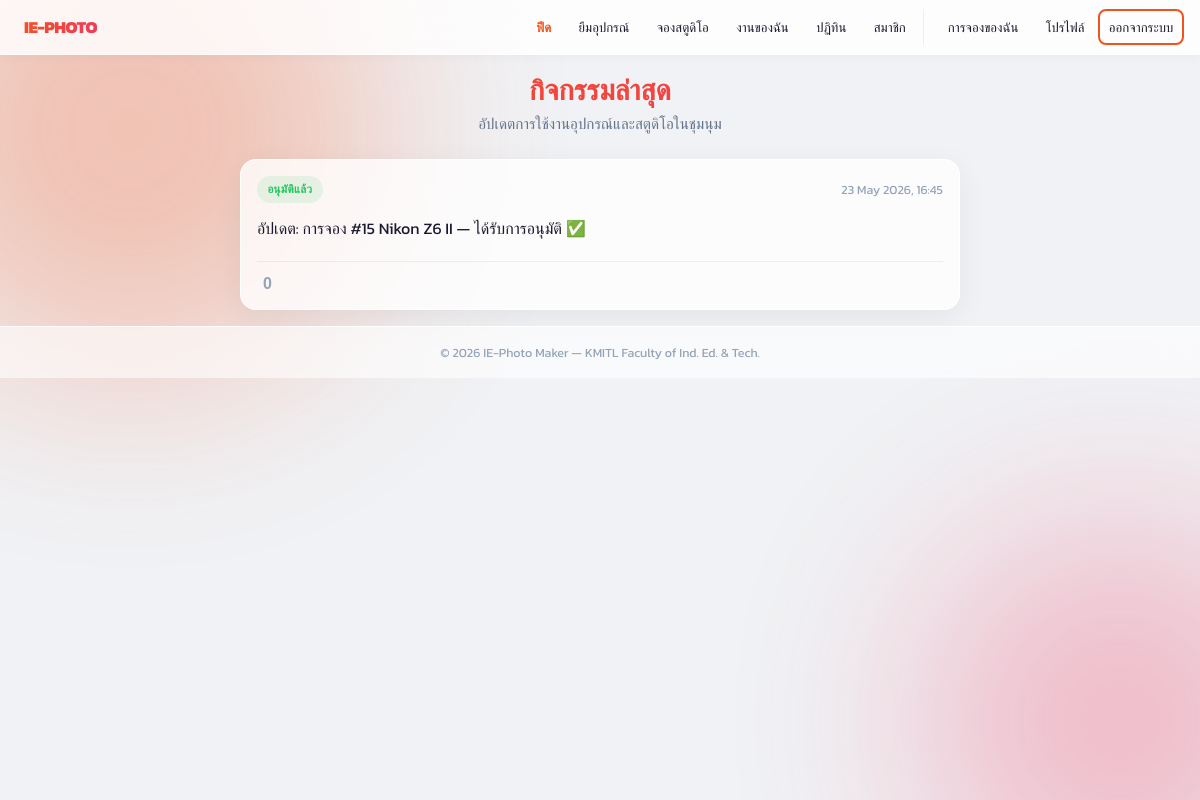
/member/feed.php (signed in), run on the app's committed database.
### tables this page shows
CREATE TABLE `feeds` (
  `id` int(11) NOT NULL AUTO_INCREMENT,
  `booking_id` int(11) NOT NULL,
  `message` text NOT NULL,
  `created_at` timestamp NOT NULL DEFAULT current_timestamp(),
  PRIMARY KEY (`id`),
  KEY `booking_id` (`booking_id`),
  CONSTRAINT `feeds_ibfk_1` FOREIGN KEY (`booking_id`) REFERENCES `bookings` (`id`) ON DELETE CASCADE
);

CREATE TABLE `bookings` (
  `id` int(11) NOT NULL AUTO_INCREMENT,
  `booking_type` enum('equipment','studio') NOT NULL,
  `item_id` int(11) NOT NULL,
  `user_id` int(11) DEFAULT NULL,
  `guest_name` varchar(100) DEFAULT NULL,
  `guest_email` varchar(100) DEFAULT NULL,
  `start_datetime` datetime NOT NULL,
  `end_datetime` datetime NOT NULL,
  `form_image_path` varchar(255) DEFAULT NULL,
  `usage_reason` text DEFAULT NULL,
  `usage_type` varchar(100) DEFAULT NULL,
  `status` enum('pending','approved','rejected','returned','cancelled','pending_return') NOT NULL DEFAULT 'pending',
  `created_at` timestamp NOT NULL DEFAULT current_timestamp(),
  `consent_token` varchar(64) DEFAULT NULL,
  `consent_responded_at` timestamp NULL DEFAULT NULL,
  `responsible_user_id` int(11) DEFAULT NULL,
  `return_image_path` varchar(255) DEFAULT NULL,
  PRIMARY KEY (`id`),
  KEY `user_id` (`user_id`),
  CONSTRAINT `bookings_ibfk_1` FOREIGN KEY (`user_id`) REFERENCES `users` (`id`) ON DELETE SET NULL
);

### member/feed.php (the view, shortened to what this page needs)
<?php
require_once __DIR__ . '/../config/database.php';
$user_id = $_SESSION['user_id'];
$query = "
    SELECT f.id as feed_id, f.message, f.created_at,
           (SELECT COUNT(*) FROM feed_likes WHERE feed_id = f.id) as like_count,
           (SELECT COUNT(*) FROM feed_likes WHERE feed_id = f.id AND user_id = :user_id) as user_liked,
           b.status as booking_status,
           b.form_image_path
    FROM feeds f
    LEFT JOIN bookings b ON f.booking_id = b.id
    WHERE f.booking_id IS NULL
       OR b.user_id = :user_id2
    ORDER BY f.created_at DESC
    LIMIT 50
";
$stmt = $pdo->prepare($query);
$stmt->execute(['user_id' => $user_id, 'user_id2' => $user_id]);
$feeds = $stmt->fetchAll();
require_once __DIR__ . '/../includes/header.php';
?>
<div class="page-header">
    <h2>กิจกรรมล่าสุด</h2>
    <p>อัปเดตการใช้งานอุปกรณ์และสตูดิโอในชุมนุม</p>
</div>
<div class="page-container-md">
    <?php if(empty($feeds)): ?>
        <div class="glass-card empty-state">
            <i class="ph ph-calendar-blank"></i>
            <p class="text-muted">ยังไม่มีกิจกรรมในขณะนี้</p>
        </div>
    <?php else: ?>
        <?php foreach($feeds as $feed): ?>
            <?php
            $isLiked = $feed['user_liked'] > 0;
            $statusLabel = 'รอดำเนินการ'; $badgeClass = 'badge-pending';
            if($feed['booking_status'] === 'approved') { $statusLabel = 'อนุมัติแล้ว'; $badgeClass = 'badge-approved'; }
            ?>
            <div class="feed-card animate-in">
                <div class="feed-body">
                    <div style="display:flex;justify-content:space-between;align-items:center;flex-wrap:wrap;gap:.4rem;margin-bottom:.8rem;">
                        <span class="badge <?php echo $badgeClass; ?>"><?php echo $statusLabel; ?></span>
                        <span style="font-size:.78rem;color:var(--text-muted);white-space:nowrap;"><i class="ph ph-clock"></i> <?php echo date('d M Y, H:i', strtotime($feed['created_at'])); ?></span>
                    </div>
                    <p style="font-size:1rem;line-height:1.6;margin-bottom:1.2rem;"><?php echo htmlspecialchars($feed['message']); ?></p>
                    <div style="border-top:1px solid var(--border);padding-top:.8rem;display:flex;align-items:center;">
                        <button class="btn-like <?php echo $isLiked?'liked':''; ?>" data-feed-id="<?php echo $feed['feed_id']; ?>" style="border:none;background:none;font-size:1rem;display:flex;align-items:center;gap:6px;cursor:pointer;color:<?php echo $isLiked?'var(--danger)':'var(--text-muted)'; ?>;">
                            <span class="like-count" style="font-weight:700;"><?php echo $feed['like_count']; ?></span>
                        </button>
                    </div>
                </div>
            </div>
        <?php endforeach; ?>
    <?php endif; ?>
</div>
<?php require_once __DIR__ . '/../includes/footer.php'; ?>

### assets/css/glassmorphism.css (style rules this page uses)
:root { --primary: #F2531C; --primary-hover: #d44818; --primary-glow: rgba(242,83,28,0.25); --secondary: #EF3961; --success: #22c55e; --success-bg: rgba(34,197,94,0.1); --danger: #ef4444; --danger-bg: rgba(239,68,68,0.1); --warning: #f59e0b; --warning-bg: rgba(245,158,11,0.1); --info: #3b82f6; --bg: #f0f2f5; --card: rgba(255,255,255,0.78); --card-solid: #ffffff; --card-border: rgba(255,255,255,0.85); --card-shadow: 0 8px 32px rgba(0,0,0,0.06); --card-glow: inset 0 1px 0 rgba(255,255,255,0.8); --text: #1a1a2e; --text-secondary: #64748b; --text-muted: #94a3b8; --border: rgba(0,0,0,0.06); --radius: 20px; --radius-sm: 12px; --radius-xs: 8px; --blur: 20px; --safe-top: env(safe-area-inset-top, 0px); --safe-bottom: env(safe-area-inset-bottom, 0px); --nav-h: 56px; --bottom-nav-h: 64px; }
*,*::before,*::after { margin:0;padding:0;box-sizing:border-box }
html { scroll-behavior:smooth; -webkit-text-size-adjust:100%; overflow-x:hidden; max-width:100vw; }
body { font-family:'Kanit','Inter',sans-serif; background:var(--bg);color:var(--text); min-height:100vh;min-height:100dvh; -webkit-font-smoothing:antialiased; padding-bottom:1rem; }
a, button, [role="button"], input, select, textarea, label { touch-action:manipulation; }
button, [role="button"] { cursor:pointer; -webkit-tap-highlight-color:transparent; }
h1,h2,h3,h4,h5,h6 { font-family:'Kanit','Inter',sans-serif;font-weight:700;line-height:1.3 }
.page-header { text-align:center;margin-bottom:1.5rem }
.page-header h2 { font-size:clamp(1.3rem,4vw,1.8rem); background:linear-gradient(135deg,var(--primary),var(--secondary)); -webkit-background-clip:text;-webkit-text-fill-color:transparent; }
.page-header p { color:var(--text-secondary);font-size:clamp(.82rem,2vw,.95rem);margin-top:.2rem }
.badge { display:inline-flex;align-items:center;gap:3px; padding:.3rem .65rem;border-radius:50px; font-size:.72rem;font-weight:700;letter-spacing:.3px;white-space:nowrap; }
.badge-approved { background:var(--success-bg);color:var(--success) }
.feed-card { background:var(--card);border:1px solid var(--card-border); border-radius:16px;overflow:hidden;margin-bottom:1rem;box-shadow:var(--card-shadow); }
.feed-body { padding:1rem }
@media (min-width:951px) { body { padding-bottom:0 } }
.animate-in { animation:fadeInUp .4s ease both }
.feed-card { transition:transform .25s,box-shadow .25s }
.page-container-md { max-width:700px;margin:0 auto;width:100%;padding:0 }
body, .glass-card, .mobile-card, .feed-body, .mc-row, .mc-header { overflow-wrap: break-word; word-break: break-word; }
.glass-card, .mobile-card, .stat-card, .contact-card, .feed-card { min-width:0; }
@media (min-width:1200px) { .page-container-md { max-width:720px } }

### data on the page
feeds: booking.status "อนุมัติแล้ว", created_at "23 May 2026, 16:45", message "อัปเดต: การจอง #15 Nikon Z6 II — ได้รับการอนุมัติ ✅", like_count "0"
